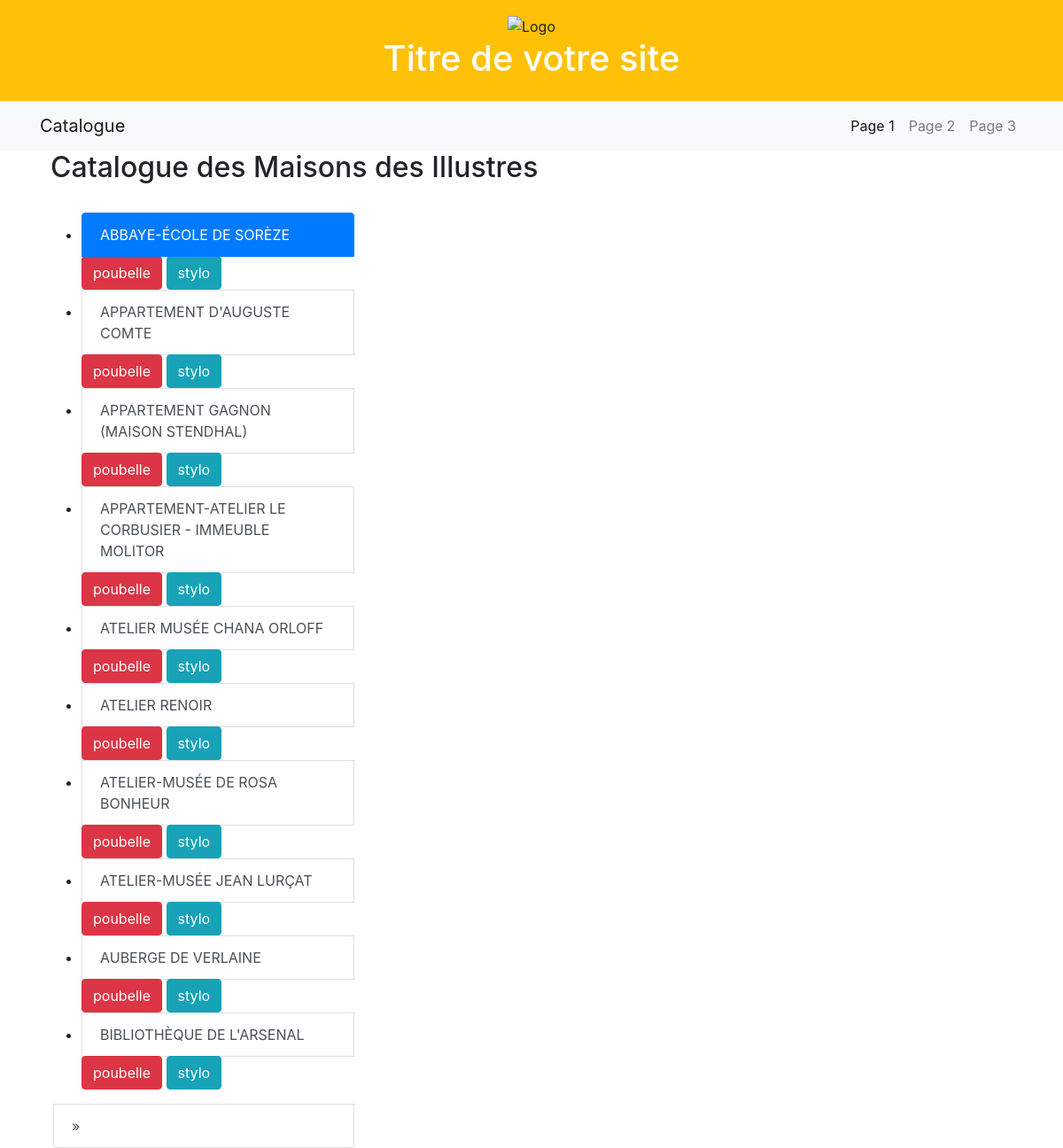
The app's page /maisons, older data.
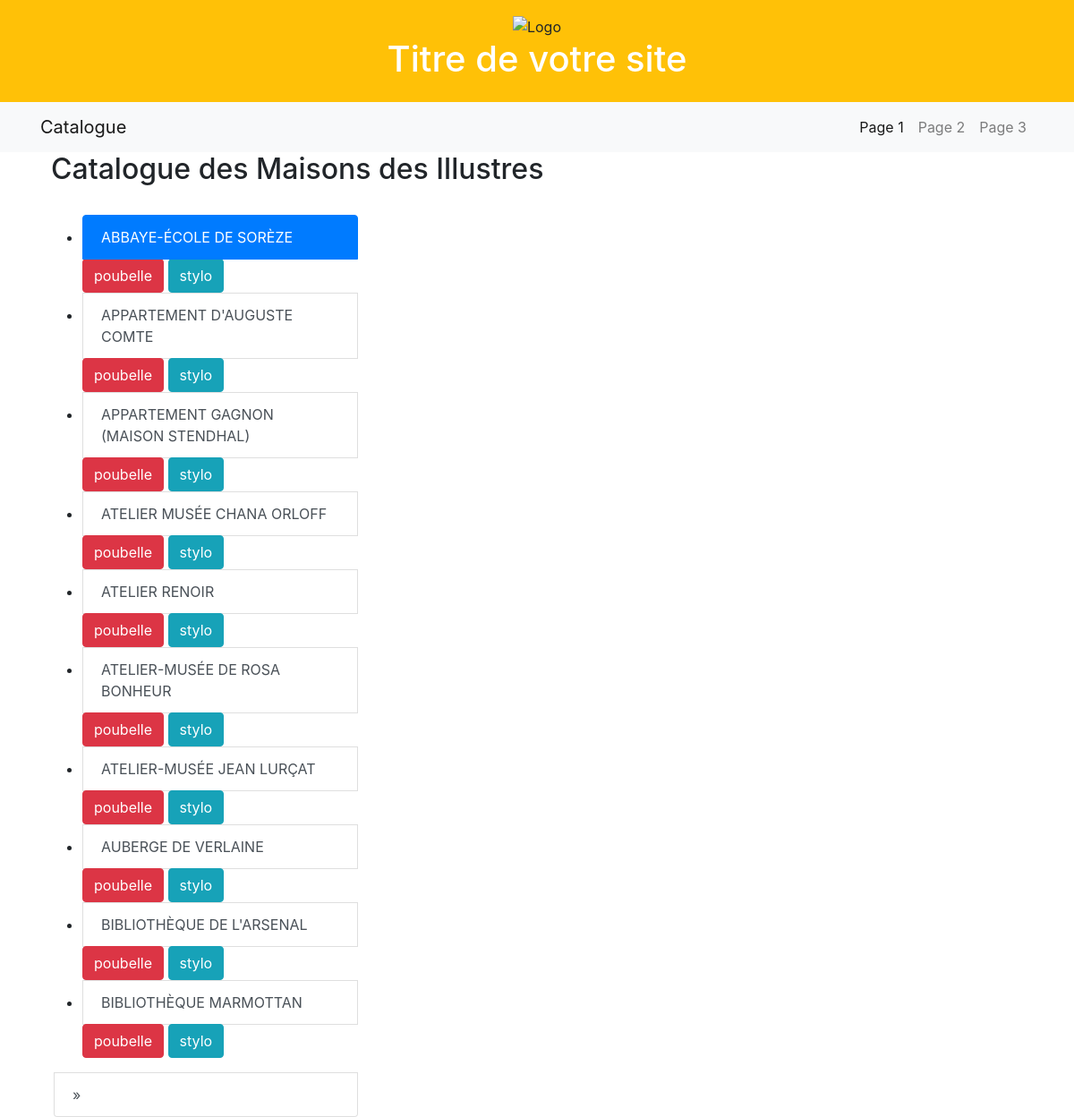
The same page, newer data.
### appli/app/models/data.py (models this page shows, shortened)
class Maisons(db.Model):
    __tablename__ = "maisons"
    id = db.Column(db.String(500), primary_key=True)
    denomination = db.Column(db.String(45))
    code_postal = db.Column(db.String(5))
    dpmt = db.Column(db.String(45))
    region = db.Column(db.String(45))
    adresse = db.Column(db.String(45))
    commune = db.Column(db.String(45))
    code_INSEE = db.Column(db.String(5))
    pays = db.Column(db.String(45))
    date_label = db.Column(db.Integer)
    latitude = db.Column(db.Float)
    longitude = db.Column(db.Float)
    museeFrance = db.Column(db.Boolean)
    monumentsInscrits = db.Column(db.Boolean)
    monumentsClasses = db.Column(db.Boolean)
    nombreSPR = db.Column(db.Integer, nullable=True)
    type = db.Column(db.Enum(Domaine))
    idWikidata = db.Column(
        db.String(20),
        db.ForeignKey('personnes.idWikidata'))

### appli/app/routes/generales.py (the view)
@app.route("/", methods=['GET', 'POST'])
@app.route("/maisons", methods=['GET', 'POST'])
@app.route("/maisons/<int:page>", methods=['GET', 'POST'])
def maisons(page=1):
    donnees = Maisons.query.order_by(Maisons.denomination).paginate(page=page, per_page=app.config["MAISONS_PER_PAGE"])
    return render_template("pages/liste.html",
        sous_titre="Liste des maisons",
        donnees=donnees)

### appli/app/templates/pages/liste.html (shortened to what this page needs)
{% extends "partials/conteneur.html" %}
{% block body %}
<section class="padding-lg">
<div class="container">
    <div class="row heading heading-icon">
    <h2>Catalogue des Maisons des Illustres</h2>
    </div>
    <br>
    <div class="row">
        <div class="col-4">
            <div class="list-group" id="list-tab" role="tablist">
<ul>
    {% for maisons in donnees.items %}
        <li>
            <div>
            <a class="list-group-item list-group-item-action {% if loop.index == 1 %}active{% endif %}"
               href="{{ url_for('info_maisons', nom_maisons=maisons.denomination)}}" role="tab"
               aria-controls="{{maisons.denomination}}">
               {{maisons.denomination}}
            </a>
<div class="btn-group btn-group-sm">
    <form action="{{ url_for('sup_maison', nom_maison=maisons.denomination) }}" method="post" class=del-component>
        <button class="btn btn-danger">
            <input type=hidden value="{{ maisons.denomination }}" name=maison_a_supp>poubelle</input>
        </button>
    </form>
</div>
<div class="btn-group btn-group-sm">
    <a href="{{ url_for('update_maisons', nom_maison=maisons.denomination) }}">
        <button class="btn btn-info" type="submit">stylo</button>
</div>
        </div>
        </li>
    {% endfor %}
</ul>
{% if donnees.next_num %}
    <a class="list-group-item list-group-item-action" id="list-list-next"
       href="{{ url_for('maisons', page=donnees.next_num) }}"
       class="btn btn-outline-dark{% if donnees.page == donnees.pages %} disabled{% endif %}">
       &raquo;
    </a>
{% endif %}
            </div>
        </div>
    </div>
    </div>
</section>
{%endblock%}

### appli/app/templates/partials/conteneur.html (shortened to what this page needs)
<!doctype html>
<html lang="en">
<head>
    {% include "partials/css.html" %}
</head>
<body>
  <div class="bg-warning text-center p-3">
    <img src="#" alt="Logo" class="img-fluid" style="max-height: 50px;">
    <h1 class="text-white">Titre de votre site</h1>
</div>
<nav class="navbar navbar-expand-lg navbar-light bg-light">
    <div class="container">
        <a class="navbar-brand" href="{{url_for('maisons')}}">Catalogue</a>
        <div class="collapse navbar-collapse" id="navbarNav">
            <ul class="navbar-nav ml-auto">
                <li class="nav-item active">
                    <a class="nav-link" href="#">Page 1</a>
                </li>
                <li class="nav-item">
                    <a class="nav-link" href="#">Page 2</a>
                </li>
                <li class="nav-item">
                    <a class="nav-link" href="#">Page 3</a>
                </li>
            </ul>
        </div>
    </div>
</nav>
<div class="container">
    <div class="row">
      <div class="col">
        {% block body %}{% endblock %}
      </div>
    </div>
  </div>
</body>
</html>

### appli/app/templates/partials/css.html (shortened to what this page needs)
<link href="https://cdn.jsdelivr.net/npm/bootstrap@5.2.2/dist/css/bootstrap.min.css" rel="stylesheet"
>
        <link rel="stylesheet" href="https://cdn.jsdelivr.net/npm/bootstrap@4.0.0/dist/css/bootstrap.min.css">
<link rel="stylesheet" href="#">

Row changes from the older to the newer data that the page shows:
removed Maisons: denomination "APPARTEMENT-ATELIER LE CORBUSIER - IMMEUBLE MOLITOR"
now on this page (row unchanged): Maisons: denomination "BIBLIOTHÈQUE MARMOTTAN"
